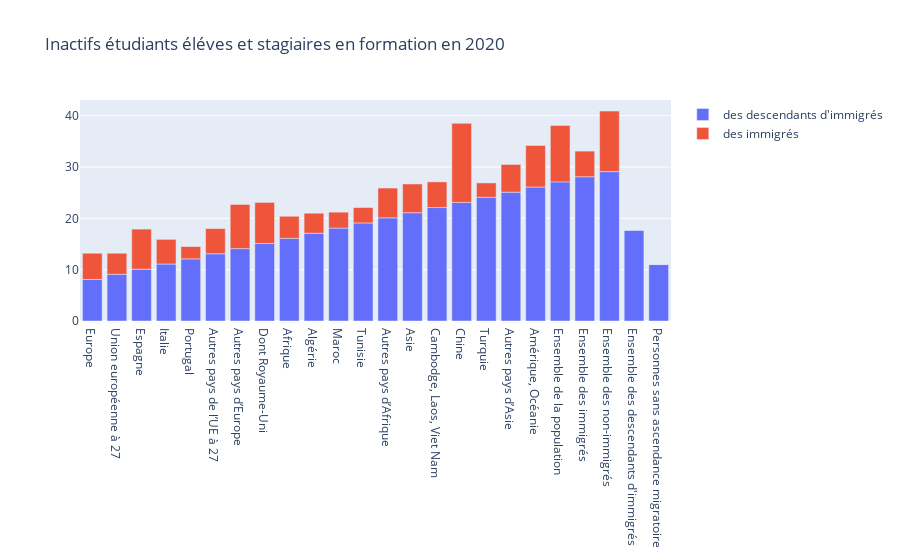

Notebook cell for this chart:
### Code cell
'Inactifs étudiants éléves et stagiaires en formation en 2020'

### Figure 1 — Plotly figure (JSON) as saved in the notebook; plotly's stock layout.template omitted (floating-point values rounded to 4 significant figures)
{"data": [{"name": "des descendants d'immigrés", "type": "bar", "x": ["Europe", "Union européenne à 27", "Espagne", "Italie", "Portugal", "Autres pays de l’UE à 27", "Autres pays d’Europe", "Dont Royaume-Uni", "Afrique", "Algérie", "Maroc", "Tunisie", "Autres pays d’Afrique", "Asie", "Cambodge, Laos, Viet Nam", "Chine", "Turquie", "Autres pays d’Asie", "Amérique, Océanie", "Ensemble de la population", "Ensemble des immigrés", "Ensemble des non-immigrés", "Ensemble des descendants d'immigrés", "Personnes sans ascendance migratoire"], "y": [8.1, 9.1, 10.1, 11.1, 12.1, 13.1, 14.1, 15.1, 16.1, 17.1, 18.1, 19.1, 20.1, 21.1, 22.1, 23.1, 24.1, 25.1, 26.1, 27.1, 28.1, 29.1, 17.7, 11]}, {"name": "des immigrés", "type": "bar", "x": ["Europe", "Union européenne à 27", "Espagne", "Italie", "Portugal", "Autres pays de l’UE à 27", "Autres pays d’Europe", "Dont Royaume-Uni", "Afrique", "Algérie", "Maroc", "Tunisie", "Autres pays d’Afrique", "Asie", "Cambodge, Laos, Viet Nam", "Chine", "Turquie", "Autres pays d’Asie", "Amérique, Océanie", "Ensemble de la population", "Ensemble des immigrés", "Ensemble des non-immigrés", "Ensemble des descendants d'immigrés", "Personnes sans ascendance migratoire"], "y": [5.1, 4.1, 7.8, 4.8, 2.4, 4.9, 8.6, 8, 4.3, 3.9, 3.1, 3, 5.8, 5.6, 5, 15.4, 2.8, 5.4, 8.1, 11, 5, 11.8, 0, 0]}], "layout": {"barmode": "relative", "title": {"text": "Inactifs étudiants éléves et stagiaires en formation en 2020"}}}
